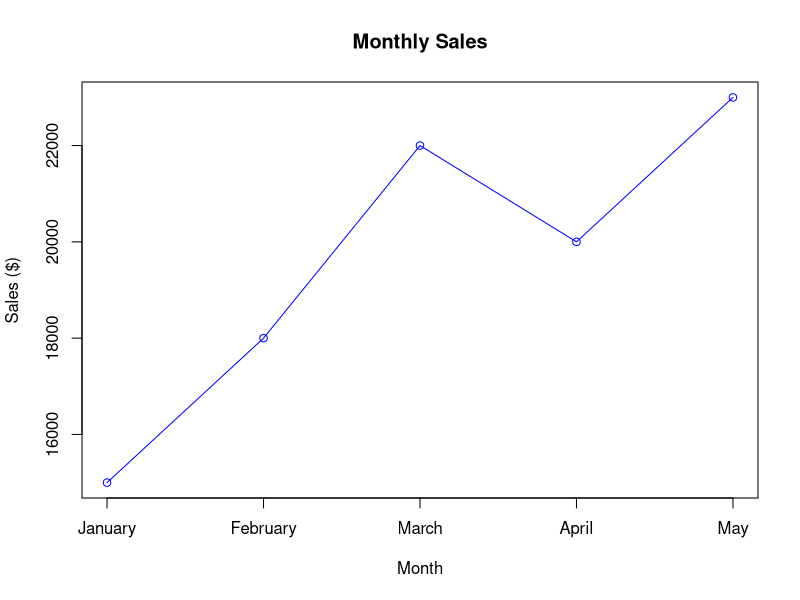

Write the R code that produced this figure.
# Dataset
month <- c("January", "February", "March", "April", "May")
sales <- c(15000, 18000, 22000, 20000, 23000)

# Line Chart
plot(sales,
     type = "o",
     xaxt = "n",
     xlab = "Month",
     ylab = "Sales ($)",
     main = "Monthly Sales",
     col = "blue")

axis(1, at = 1:5, labels = month)
